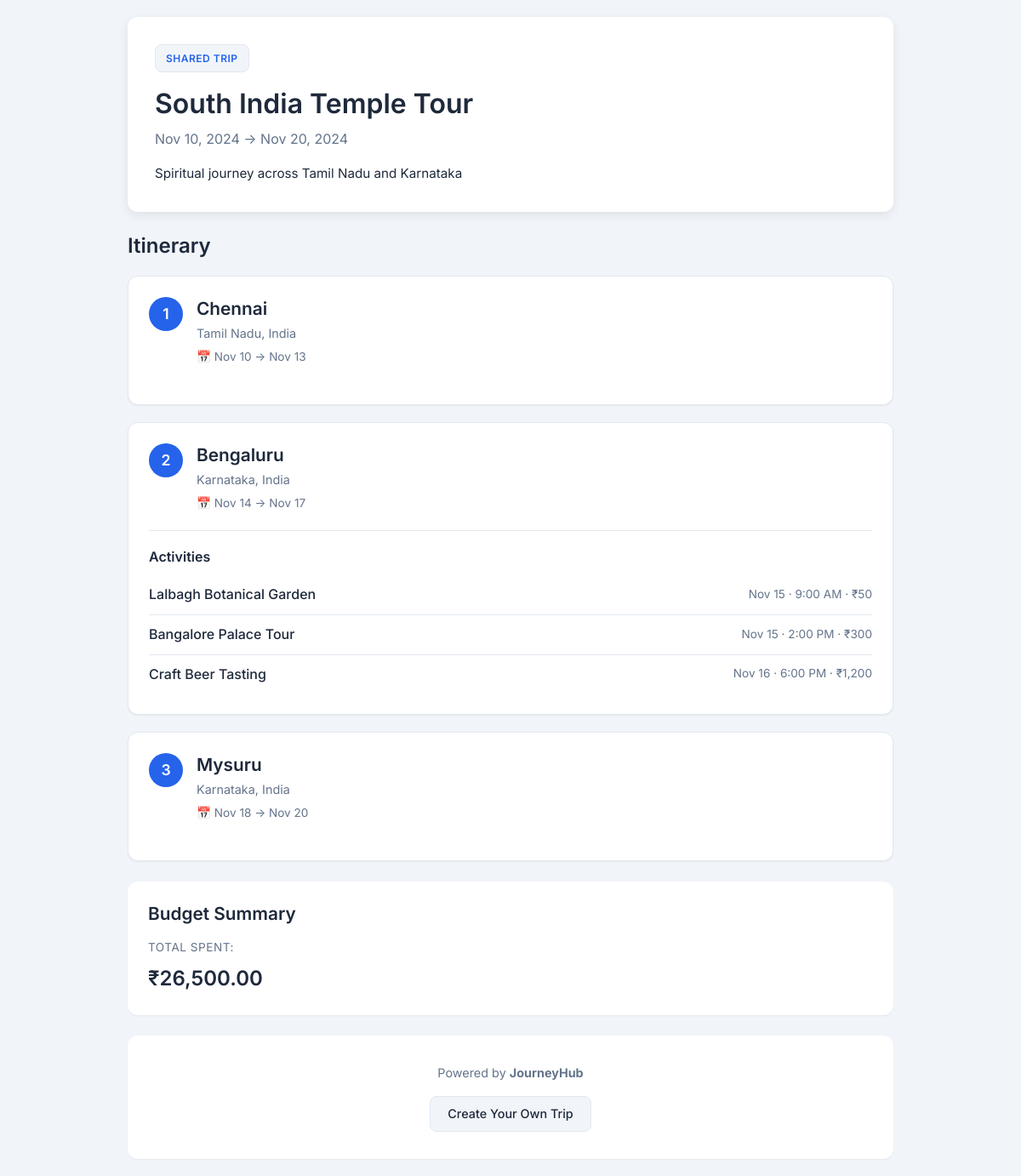
Page /pages/shared-trip.php?token=sit2024xyz on the committed database.
### tables this page shows
CREATE TABLE IF NOT EXISTS trips (
    id INT UNSIGNED AUTO_INCREMENT PRIMARY KEY,
    user_id INT UNSIGNED NOT NULL,
    name VARCHAR(150) NOT NULL,
    description TEXT NULL,
    start_date DATE NOT NULL,
    end_date DATE NOT NULL,
    cover_image VARCHAR(255) NULL,
    is_public BOOLEAN DEFAULT FALSE,
    share_token VARCHAR(100) NULL UNIQUE,
    created_at TIMESTAMP DEFAULT CURRENT_TIMESTAMP,
    updated_at TIMESTAMP DEFAULT CURRENT_TIMESTAMP ON UPDATE CURRENT_TIMESTAMP,
    FOREIGN KEY (user_id) REFERENCES users(id) ON DELETE CASCADE ON UPDATE CASCADE,
    INDEX idx_user_id (user_id),
    INDEX idx_start_date (start_date),
    INDEX idx_is_public (is_public),
    INDEX idx_share_token (share_token)
);

CREATE TABLE IF NOT EXISTS trip_stops (
    id INT UNSIGNED AUTO_INCREMENT PRIMARY KEY,
    trip_id INT UNSIGNED NOT NULL,
    city_id INT UNSIGNED NOT NULL,
    start_date DATE NOT NULL,
    end_date DATE NOT NULL,
    stop_order INT UNSIGNED NOT NULL COMMENT 'Order of this stop in the trip sequence',
    created_at TIMESTAMP DEFAULT CURRENT_TIMESTAMP,
    FOREIGN KEY (trip_id) REFERENCES trips(id) ON DELETE CASCADE ON UPDATE CASCADE,
    FOREIGN KEY (city_id) REFERENCES cities(id) ON DELETE RESTRICT ON UPDATE CASCADE,
    INDEX idx_trip_id (trip_id),
    INDEX idx_city_id (city_id),
    INDEX idx_stop_order (stop_order)
);

CREATE TABLE IF NOT EXISTS cities (
    id INT UNSIGNED AUTO_INCREMENT PRIMARY KEY,
    city_name VARCHAR(100) NOT NULL,
    state_name VARCHAR(100) NOT NULL,
    country_name VARCHAR(100) NOT NULL,
    cost_index DECIMAL(5,2) DEFAULT 50.00 COMMENT 'Relative cost, 0-100',
    popularity INT DEFAULT 0 COMMENT 'Search ranking weight',
    image VARCHAR(255) NULL,
    created_at TIMESTAMP DEFAULT CURRENT_TIMESTAMP,
    INDEX idx_city_name (city_name),
    INDEX idx_state_name (state_name),
    INDEX idx_country_name (country_name),
    INDEX idx_popularity (popularity),
    INDEX idx_city_country (city_name, country_name)
);

CREATE TABLE IF NOT EXISTS trip_activities (
    id INT UNSIGNED AUTO_INCREMENT PRIMARY KEY,
    trip_stop_id INT UNSIGNED NOT NULL,
    activity_id INT UNSIGNED NOT NULL,
    activity_date DATE NOT NULL,
    activity_time TIME NULL,
    created_at TIMESTAMP DEFAULT CURRENT_TIMESTAMP,
    FOREIGN KEY (trip_stop_id) REFERENCES trip_stops(id) ON DELETE CASCADE ON UPDATE CASCADE,
    FOREIGN KEY (activity_id) REFERENCES activities(id) ON DELETE RESTRICT ON UPDATE CASCADE,
    INDEX idx_trip_stop_id (trip_stop_id),
    INDEX idx_activity_id (activity_id),
    INDEX idx_activity_date (activity_date)
);

CREATE TABLE IF NOT EXISTS activities (
    id INT UNSIGNED AUTO_INCREMENT PRIMARY KEY,
    city_id INT UNSIGNED NOT NULL,
    name VARCHAR(150) NOT NULL,
    type VARCHAR(50) NOT NULL COMMENT 'sightseeing, food, adventure, culture, shopping, entertainment, nature',
    description TEXT NULL,
    cost DECIMAL(10,2) DEFAULT 0.00 COMMENT 'Cost in Indian Rupees (INR)',
    duration VARCHAR(50) NULL COMMENT 'e.g., "2 hours", "Half day", "Full day"',
    image VARCHAR(255) NULL,
    created_at TIMESTAMP DEFAULT CURRENT_TIMESTAMP,
    FOREIGN KEY (city_id) REFERENCES cities(id) ON DELETE RESTRICT ON UPDATE CASCADE,
    INDEX idx_city_id (city_id),
    INDEX idx_type (type),
    INDEX idx_cost (cost),
    CONSTRAINT chk_cost_positive CHECK (cost >= 0)
);

### config/db.php (called while the page is built, shortened)
<?php
function getDBConnection() {
    static $pdo = null;
    if ($pdo !== null) {
        return $pdo;
    }
    try {
        $dsn = "mysql:host=" . DB_HOST . ";dbname=" . DB_NAME . ";charset=utf8mb4";
        $options = [
            PDO::ATTR_ERRMODE => PDO::ERRMODE_EXCEPTION,
            PDO::ATTR_DEFAULT_FETCH_MODE => PDO::FETCH_ASSOC,
            PDO::ATTR_EMULATE_PREPARES => false,
        ];
        $pdo = new PDO($dsn, DB_USER, DB_PASS, $options);
        return $pdo;
    } catch (PDOException $e) {
        die("Database connection failed: " . $e->getMessage() . "\n\nPlease check:\n- MySQL is running in XAMPP\n- Database 'journeyhub' exists\n- Credentials in config/db.php are correct");
    }
}
function getPDO() {
    return getDBConnection();
}

### pages/shared-trip.php (the view, shortened to what this page needs)
<?php
require_once __DIR__ . '/../config/db.php';
$token = $_GET['token'] ?? '';
if (empty($token)) {
    $errorMessage = 'Trip not found';
    $trip = null;
} else {
    try {
        $stmt = getPDO()->prepare(
            "SELECT id, name, description, start_date, end_date
             FROM trips
             WHERE share_token = ? AND is_public = 1"
        );
        $stmt->execute([$token]);
        $trip = $stmt->fetch();
    } catch (PDOException $e) {
        $errorMessage = 'Unable to load trip';
        error_log("Shared trip load error: " . $e->getMessage());
        $trip = null;
    }
}
$stops = [];
$tripActivities = [];
$budgetSummary = ['budget' => 0, 'spent' => 0];
if ($trip) {
    try {
        $stopsStmt = getPDO()->prepare(
            "SELECT ts.id, ts.start_date, ts.end_date, ts.stop_order,
                    c.city_name, c.state_name, c.country_name
             FROM trip_stops ts
             JOIN cities c ON c.id = ts.city_id
             WHERE ts.trip_id = ?
             ORDER BY ts.stop_order ASC"
        );
        $stopsStmt->execute([$trip['id']]);
        $stops = $stopsStmt->fetchAll();
        if (!empty($stops)) {
            $stopIds = array_column($stops, 'id');
            $placeholders = implode(',', array_fill(0, count($stopIds), '?'));
            $activitiesStmt = getPDO()->prepare(
                "SELECT ta.trip_stop_id, ta.activity_date, ta.activity_time,
                        a.name, a.type, a.cost, a.duration
                 FROM trip_activities ta
                 JOIN activities a ON a.id = ta.activity_id
                 WHERE ta.trip_stop_id IN ($placeholders)
                 ORDER BY ta.activity_date ASC, ta.activity_time ASC"
            );
            $activitiesStmt->execute($stopIds);
            foreach ($activitiesStmt->fetchAll() as $activity) {
                $tripActivities[$activity['trip_stop_id']][] = $activity;
            }
        }
        $budgetStmt = getPDO()->prepare(
            "SELECT COALESCE(SUM(amount), 0) as total_spent
             FROM expenses
             WHERE trip_id = ?"
        );
        $budgetStmt->execute([$trip['id']]);
        $budgetResult = $budgetStmt->fetch();
        $budgetSummary['spent'] = $budgetResult['total_spent'] ?? 0;
    } catch (PDOException $e) {
        error_log("Shared trip data load error: " . $e->getMessage());
    }
}
?>
<!DOCTYPE html>
<html lang="en">
<head>
    <link rel="stylesheet" href="/JourneyHub/assets/css/style.css">
    <link rel="stylesheet" href="/JourneyHub/assets/css/sharing.css">
</head>
<body class="shared-trip-body">
    <main class="shared-trip-container">
        <?php if (!$trip): ?>
            <div class="shared-trip-error">
                <div class="error-icon">🔒</div>
                <h1><?= htmlspecialchars($errorMessage) ?></h1>
                <p>This link may have been disabled by the trip owner, or the trip may not exist.</p>
                <a href="/JourneyHub/pages/login.php" class="btn btn-primary">Go to JourneyHub</a>
            </div>
        <?php else: ?>
            <div class="shared-trip-header">
                <div class="shared-badge">Shared Trip</div>
                <h1><?= htmlspecialchars($trip['name']) ?></h1>
                <p class="trip-dates">
                    <?= date('M d, Y', strtotime($trip['start_date'])) ?> →
                    <?= date('M d, Y', strtotime($trip['end_date'])) ?>
                </p>
                <?php if ($trip['description']): ?>
                    <p class="trip-description"><?= htmlspecialchars($trip['description']) ?></p>
                <?php endif; ?>
            </div>
            <?php if (empty($stops)): ?>
                <div class="shared-trip-empty">
                    <p>This trip doesn't have any destinations yet.</p>
                </div>
            <?php else: ?>
                <div class="shared-trip-itinerary">
                    <h2>Itinerary</h2>
                    <?php foreach ($stops as $stop): ?>
                        <div class="shared-stop-card">
                            <div class="shared-stop-header">
                                <div class="stop-number-badge"><?= $stop['stop_order'] ?></div>
                                <div class="stop-info">
                                    <h3><?= htmlspecialchars($stop['city_name']) ?></h3>
                                    <p class="stop-location">
                                        <?= htmlspecialchars($stop['state_name']) ?>,
                                        <?= htmlspecialchars($stop['country_name']) ?>
                                    </p>
                                    <p class="stop-dates">
                                        📅 <?= date('M d', strtotime($stop['start_date'])) ?> →
                                        <?= date('M d', strtotime($stop['end_date'])) ?>
                                    </p>
                                </div>
                            </div>
                            <?php if (isset($tripActivities[$stop['id']]) && !empty($tripActivities[$stop['id']])): ?>
                                <div class="shared-activities">
                                    <h4>Activities</h4>
                                    <ul class="activity-list">
                                        <?php foreach ($tripActivities[$stop['id']] as $activity): ?>
                                            <li class="activity-item">
                                                <span class="activity-name"><?= htmlspecialchars($activity['name']) ?></span>
                                                <span class="activity-meta">
                                                    <?= date('M d', strtotime($activity['activity_date'])) ?>
                                                    <?php if ($activity['activity_time']): ?>
                                                        · <?= date('g:i A', strtotime($activity['activity_time'])) ?>
                                                    <?php endif; ?>
                                                    <?php if ($activity['cost'] > 0): ?>
                                                        · ₹<?= number_format($activity['cost'], 0) ?>
                                                    <?php else: ?>
                                                        · Free
                                                    <?php endif; ?>
                                                </span>
                                            </li>
                                        <?php endforeach; ?>
                                    </ul>
                                </div>
                            <?php endif; ?>
                        </div>
                    <?php endforeach; ?>
                </div>
                <?php if ($budgetSummary['spent'] > 0): ?>
                    <div class="shared-trip-budget">
                        <h2>Budget Summary</h2>
                        <div class="budget-summary">
                            <div class="budget-item">
                                <span class="budget-label">Total Spent:</span>
                                <span class="budget-value">₹<?= number_format($budgetSummary['spent'], 2) ?></span>
                            </div>
                        </div>
                    </div>
                <?php endif; ?>
            <?php endif; ?>
            <div class="shared-trip-footer">
                <p>Powered by <strong>JourneyHub</strong></p>
                <a href="/JourneyHub/pages/login.php" class="btn btn-secondary">Create Your Own Trip</a>
            </div>
        <?php endif; ?>
    </main>
</body>
</html>

### assets/css/style.css (style rules this page uses)
:root { --color-primary: #2563eb; --color-primary-hover: #1d4ed8; --color-secondary: #64748b; --color-danger: #dc2626; --color-danger-hover:#b91c1c; --color-success: #16a34a; --color-bg: #f1f5f9; --color-surface: #ffffff; --color-text: #1e293b; --color-text-muted: #64748b; --color-border: #e2e8f0; --color-input-bg: #f8fafc; --radius: 8px; --radius-lg: 12px; --shadow-sm: 0 1px 2px rgba(0, 0, 0, 0.06); --shadow-md: 0 4px 12px rgba(0, 0, 0, 0.08); --shadow-lg: 0 8px 24px rgba(0, 0, 0, 0.12); --font-family: 'Inter', -apple-system, BlinkMacSystemFont, 'Segoe UI', Roboto, sans-serif; --transition: 0.2s ease; }
*, *::before, *::after { box-sizing: border-box; margin: 0; padding: 0; }
html { font-size: 16px; scroll-behavior: smooth; }
body { font-family: var(--font-family); color: var(--color-text); background-color: var(--color-bg); line-height: 1.6; -webkit-font-smoothing: antialiased; }
a { color: var(--color-primary); text-decoration: none; transition: color var(--transition); }
h1, h2, h3, h4 { line-height: 1.3; font-weight: 600; }
.btn { display: inline-flex; align-items: center; justify-content: center; gap: 6px; padding: 10px 20px; font-size: 0.9rem; font-weight: 500; font-family: var(--font-family); border: none; border-radius: var(--radius); cursor: pointer; transition: all var(--transition); text-decoration: none; line-height: 1.4; }
.btn-secondary { background-color: var(--color-bg); color: var(--color-text); border: 1px solid var(--color-border); }

### rows in the picture
trips: name "South India Temple Tour", start_date "Nov 10, 2024", end_date "Nov 20, 2024", description "Spiritual journey across Tamil Nadu and Karnataka"
trip_stops: stop_order "1", city.city_name "Chennai", city.state_name "Tamil Nadu", city.country_name "India", start_date "Nov 10", end_date "Nov 13"
trip_stops: stop_order "2", city.city_name "Bengaluru", city.state_name "Karnataka", city.country_name "India", start_date "Nov 14", end_date "Nov 17"
trip_activities: activity.name "Lalbagh Botanical Garden", activity_date "Nov 15", activity_time "9:00 AM", activity.cost "50"
trip_activities: activity.name "Bangalore Palace Tour", activity_date "Nov 15", activity_time "2:00 PM", activity.cost "300"
trip_activities: activity.name "Craft Beer Tasting", activity_date "Nov 16", activity_time "6:00 PM", activity.cost "1,200"
trip_stops: stop_order "3", city.city_name "Mysuru", city.state_name "Karnataka", city.country_name "India", start_date "Nov 18", end_date "Nov 20"

### other values in the picture
$budgetSummary['spent'] "26,500.00"
